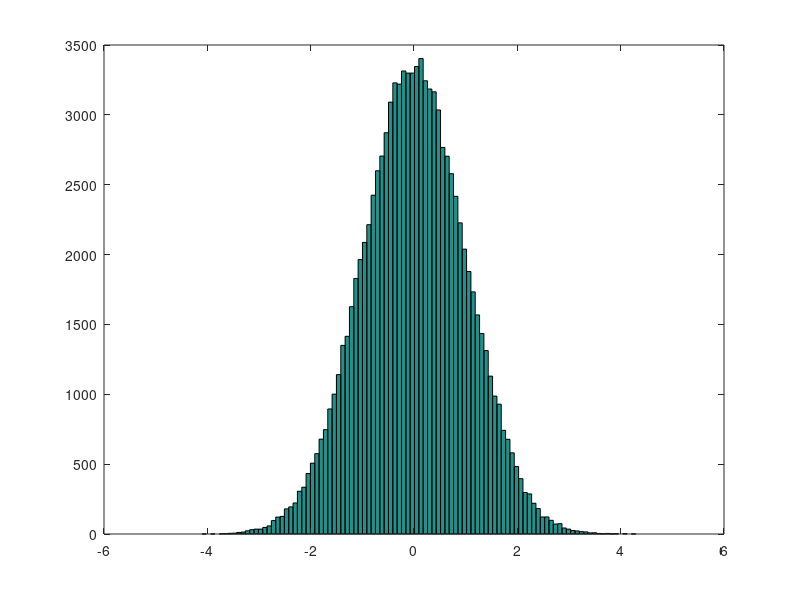
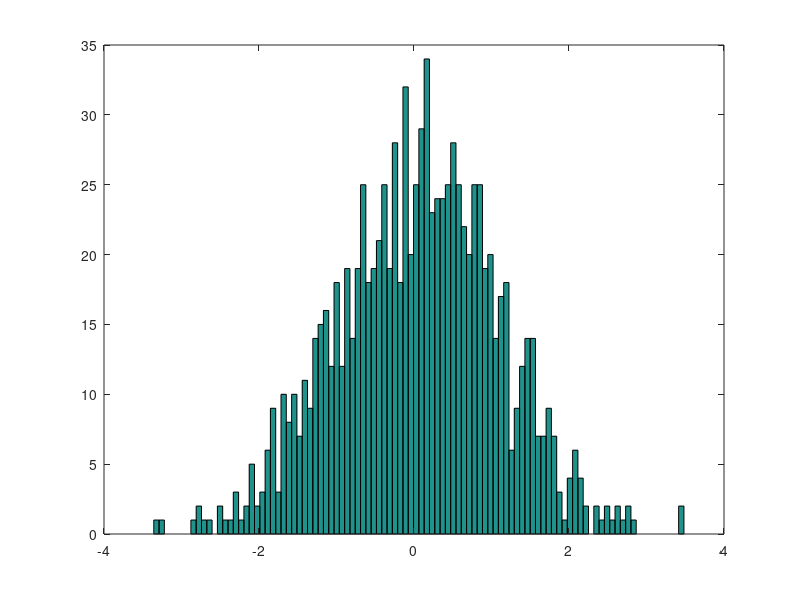

Source code (MATLAB) for these figures, in order:
%% Histogramm mit N = 100'000 und K = 100
N = 100000;
K = 100;
x=randn(N,1);
figure
hist(x,K);

%% Histogramm mit N = 1'000 und K = 100
N = 1000;
K = 100;
x=randn(N,1);
figure
hist(x,K);